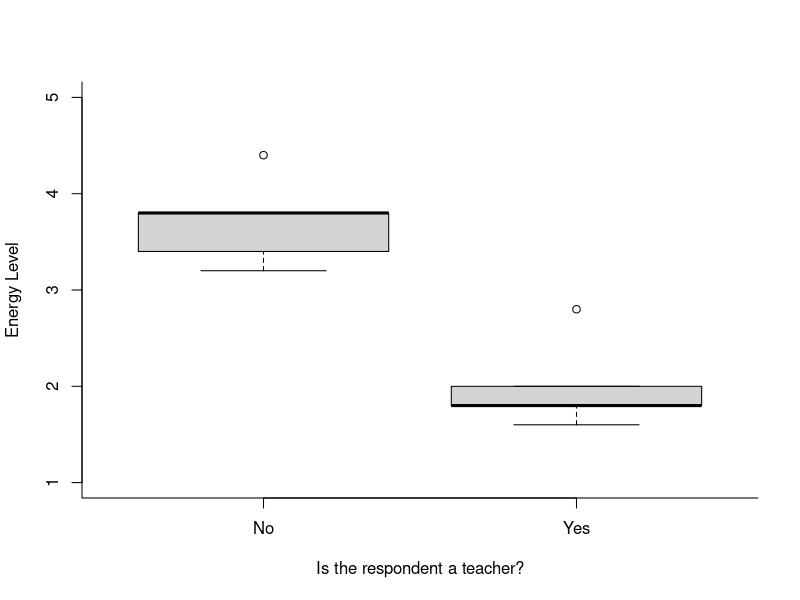

This chart was generated by the following R code:
## ---- chunk 1
dat <- read.csv("SchoolSurvey.csv")
Likerts<- c("Lik1", "Lik2", "Lik3", "Lik4", "Lik5")
dat$Energy<- apply(dat[ ,Likerts], MARGIN = 1, mean)
dat$Energy<- apply(dat[ ,Likerts], 1, mean)
## ---- chunk 2
par(bty="l")
boxplot(dat$Energy ~ dat$Teacher,
        ylim=c(1,5),
        ylab="Energy Level", 
        xlab="Is the respondent a teacher?")
